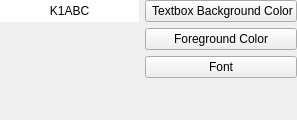
             <widget class="QWidget" name="scrollAreaWidgetContents_10">
              <property name="geometry">
               <rect>
                <x>0</x>
                <y>0</y>
                <width>297</width>
                <height>120</height>
               </rect>
              </property>
              <layout class="QGridLayout" name="gridLayout_8">
               <property name="leftMargin">
                <number>0</number>
               </property>
               <property name="topMargin">
                <number>0</number>
               </property>
               <property name="rightMargin">
                <number>0</number>
               </property>
               <property name="bottomMargin">
                <number>0</number>
               </property>
               <item row="3" column="1">
                <spacer name="verticalSpacer_12">
                 <property name="orientation">
                  <enum>Qt::Orientation::Vertical</enum>
                 </property>
                 <property name="sizeHint" stdset="0">
                  <size>
                   <width>20</width>
                   <height>40</height>
                  </size>
                 </property>
                </spacer>
               </item>
               <item row="0" column="0">
                <widget class="QLabel" name="composeLabel">
                 <property name="enabled">
                  <bool>true</bool>
                 </property>
                 <property name="minimumSize">
                  <size>
                   <width>80</width>
                   <height>20</height>
                  </size>
                 </property>
                 <property name="styleSheet">
                  <string notr="true">QLabel{background-color: #FFF}</string>
                 </property>
                 <property name="text">
                  <string>K1ABC</string>
                 </property>
                 <property name="alignment">
                  <set>Qt::AlignmentFlag::AlignCenter</set>
                 </property>
                </widget>
               </item>
               <item row="0" column="1">
                <widget class="QPushButton" name="composeBackgroundButton">
                 <property name="text">
                  <string> Textbox Background Color</string>
                 </property>
                </widget>
               </item>
               <item row="1" column="1">
                <widget class="QPushButton" name="composeForegroundButton">
                 <property name="text">
                  <string>Foreground Color</string>
                 </property>
                </widget>
               </item>
               <item row="2" column="1">
                <widget class="QPushButton" name="composeFontButton">
                 <property name="text">
                  <string>Font</string>
                 </property>
                </widget>
               </item>
              </layout>
             </widget>
